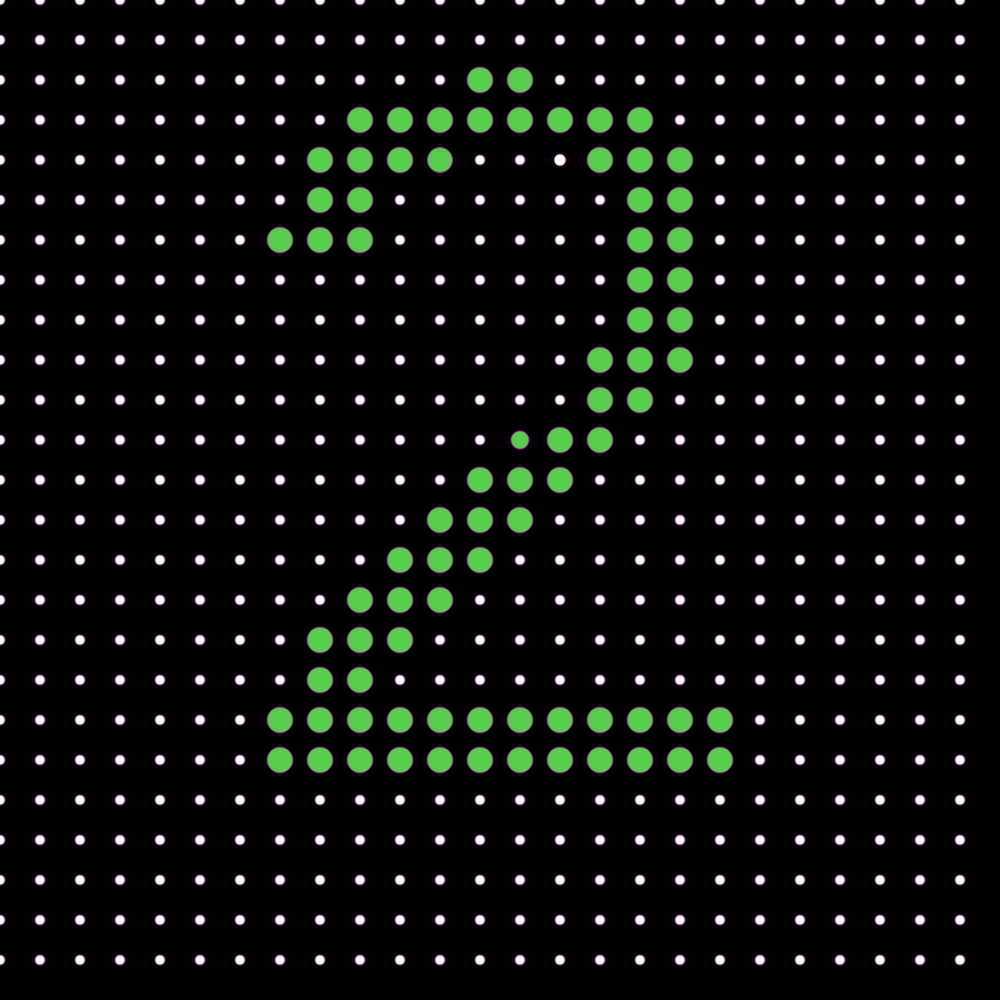
Frame 1 (no input)
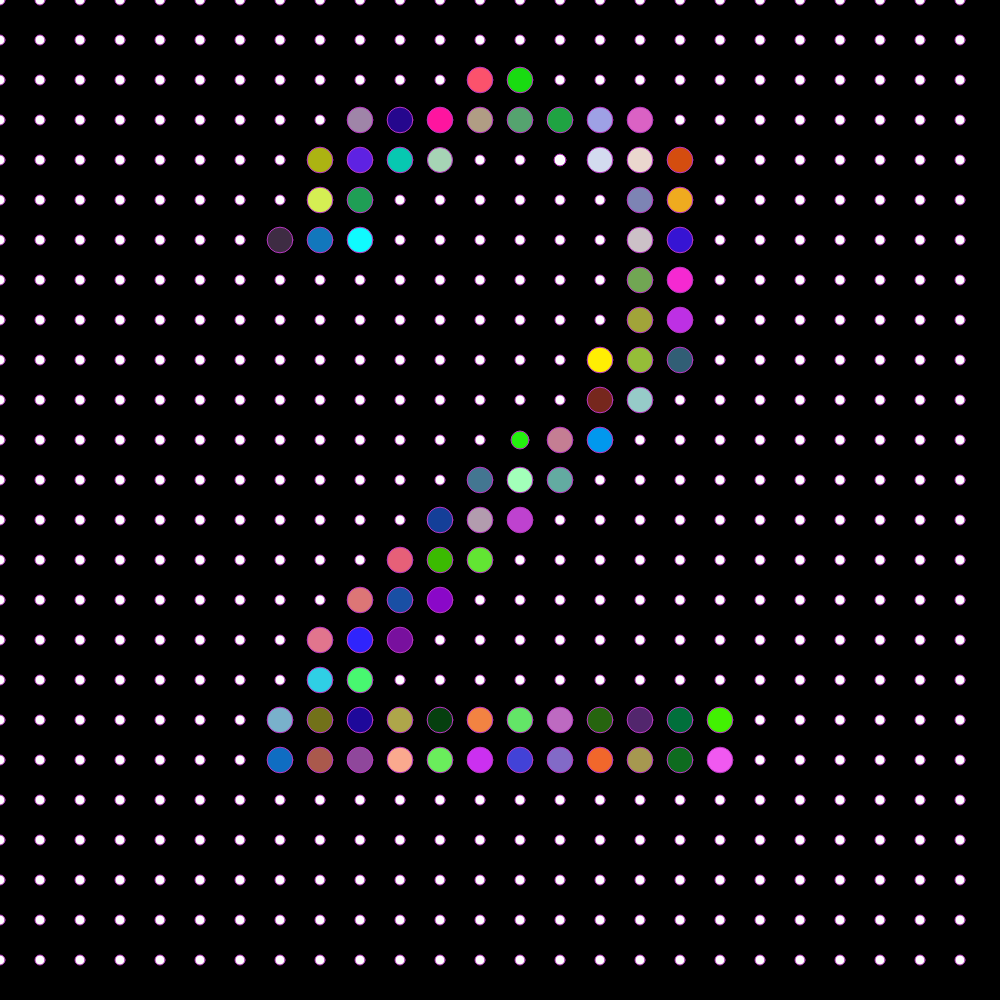
Frame 60 (no input)
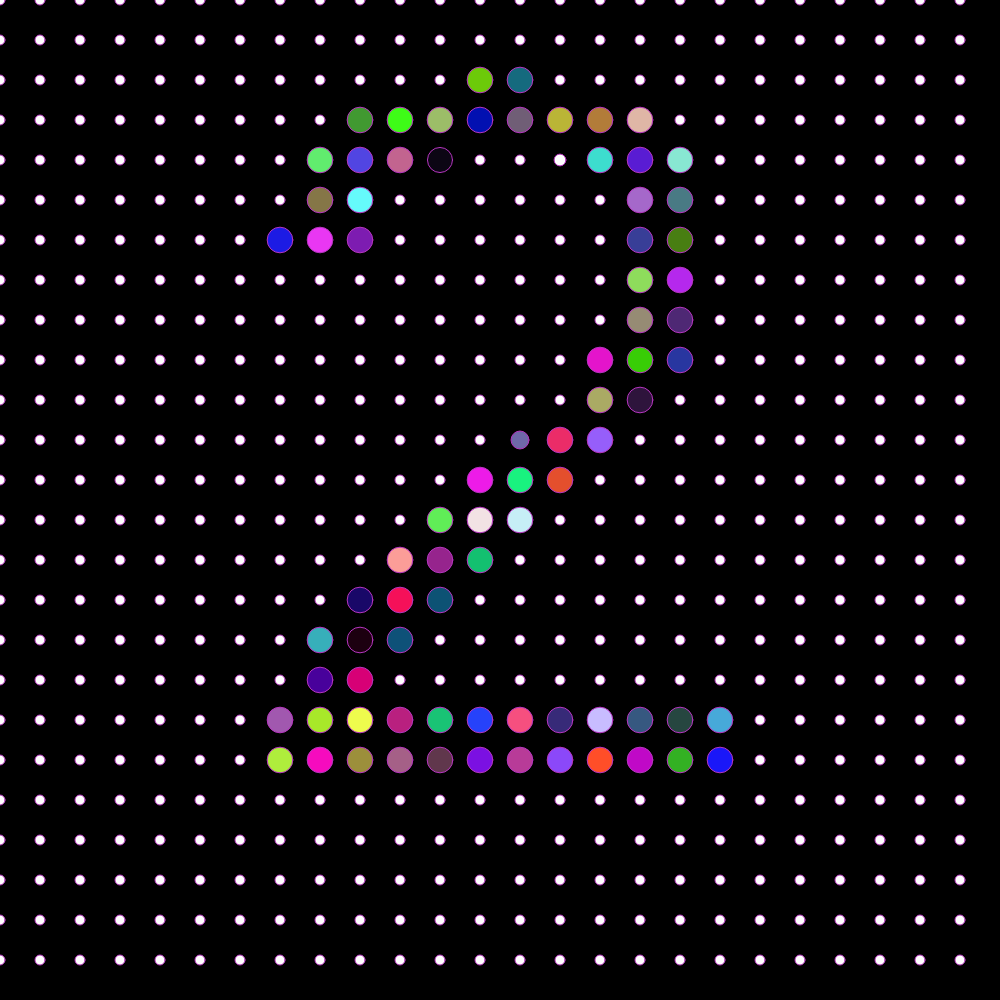
Frame 120 (the mouse pressed at the canvas centre since frame 60)

The p5.js sketch that drew these frames (run headless with seeded random() and noise() and a simulated clock; from frame 60 on, the mouse is pressed at the canvas centre):

// p5.js sketch
// ── sketch.js
const canvasWidth = 1000;
const canvasHeight = 1000;
let pg;
let pg2;

let textList = [];
let c;

function setup() {
  createCanvas(canvasWidth, canvasHeight);
  background(0);
  frameRate(60);
  noStroke();

  pg = createGraphics(canvasWidth, canvasHeight);
  pg2 = createGraphics(canvasWidth, canvasHeight);

  pg.background(0);

  pg2.background(0);

  pg2.textSize(1000);
  pg2.textAlign(CENTER, CENTER);

  pg2.fill(255);
  pg2.text("2", width / 2, height / 2);

  for (let x = 0; x < pg.width; x += 40) {
    for (let y = 0; y < pg.height; y += 40) {
      const currentC = pg2.get(x, y);
      const b = brightness(color(currentC));
      textList.push({ x, y, b });
    }
  }
  pg.stroke(random(255), random(255), random(255));
  c = color(random(255), random(255), random(255));
}

function draw() {
  background(0);
  pg.background(0);

  for (let i = 0; i < textList.length; i++) {
    const item = textList[i];
    if (item.b > 50) {
      if (frameCount % 60 == 0) {
        c = color(random(255), random(255), random(255));
      }
      pg.fill(c);
      pg.ellipse(item.x, item.y, map(item.b, 0, 255, 10, 50));
    } else {
      pg.fill(255);
      pg.ellipse(item.x, item.y, map(item.b, 0, 255, 10, 50));
    }
  }

  image(pg, 0, 0);

  // noLoop();
}
